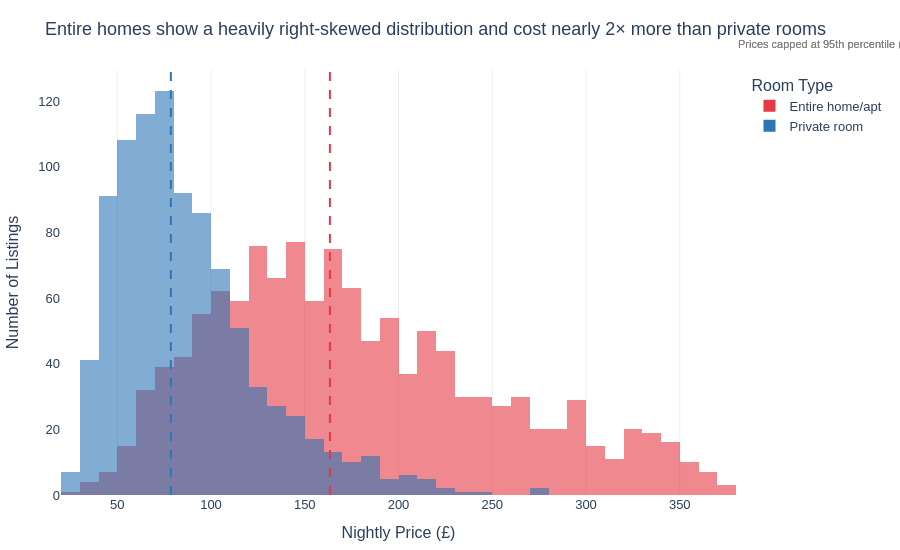

The notebook cell saved with this chart:
### Markdown cell above
## Task 1 — Histogram: price by room type (overlapping distributions)

**What to build:** A histogram showing price distributions for **Entire home/apt vs Private room** (exclude Shared room — too few observations) overlaid on the same chart.

**Requirements:**
- Both room types on the same chart (use `color='room_type'`)
- `barmode='overlay'` with `opacity=0.6` so both distributions are visible
- A vertical line for the median of EACH room type, differently coloured
- Insight title comparing the two distributions

> 💡 `df_cap[df_cap['room_type'].isin(['Entire home/apt','Private room'])]`

### Code cell
# Task 1
# YOUR CODE HERE
# =========================================================
# Task 1 — Histogram: price by room type
# =========================================================

# Filter only Entire home/apt and Private room
df_hist = df_cap[df_cap['room_type'].isin(['Entire home/apt', 'Private room'])]

# Median prices
median_entire = df_hist[df_hist['room_type'] == 'Entire home/apt']['price'].median()
median_private = df_hist[df_hist['room_type'] == 'Private room']['price'].median()

# Histogram
fig = px.histogram(
    df_hist,
    x='price',
    color='room_type',
    nbins=50,
    barmode='overlay',
    opacity=0.6,
    color_discrete_map={
        'Entire home/apt': '#E63946',
        'Private room': '#2E75B6'
    },
    labels={
        'price': 'Nightly Price (£)',
        'room_type': 'Room Type'
    },
    height=550
)

# Median line — Entire home
fig.add_vline(
    x=median_entire,
    line_dash='dash',
    line_color='#E63946',
    line_width=2,
    annotation=dict(
        text=f'Entire home median: £{median_entire:.0f}',
        font=dict(color='#E63946', size=11),
        xanchor='left'
    )
)

# Median line — Private room
fig.add_vline(
    x=median_private,
    line_dash='dash',
    line_color='#2E75B6',
    line_width=2,
    annotation=dict(
        text=f'Private room median: £{median_private:.0f}',
        font=dict(color='#2E75B6', size=11),
        xanchor='left'
    )
)

# Layout improvements
fig.update_layout(
    title='Entire homes show a heavily right-skewed distribution and cost nearly 2× more than private rooms',
    plot_bgcolor='white',
    paper_bgcolor='white',
    font=dict(family='Arial', size=13),
    xaxis=dict(
        title='Nightly Price (£)',
        gridcolor='#EEEEEE'
    ),
    yaxis=dict(
        title='Number of Listings',
        showgrid=False
    ),
    margin=dict(l=60, r=40, t=70, b=40),
    annotations=[
        dict(
            text=f'Prices capped at 95th percentile (£{p95:.0f}) to improve readability',
            xref='paper',
            yref='paper',
            x=1,
            y=1.08,
            showarrow=False,
            font=dict(size=11, color='gray')
        )
    ]
)

fig.show()

### Figure 1 — Plotly figure (JSON) as saved in the notebook; plotly's stock layout.template omitted (floating-point values rounded to 4 significant figures; data arrays with more than 128 entries replaced by an {"elided": "..."} marker saying what was removed)
{"data": [{"bingroup": "x", "hovertemplate": "Room Type=Entire home/apt<br>Nightly Price (£)=%{x}<br>count=%{y}<extra></extra>", "legendgroup": "Entire home/apt", "marker": {"color": "#E63946", "opacity": 0.6, "pattern": {"shape": ""}}, "name": "Entire home/apt", "nbinsx": 50, "orientation": "v", "showlegend": true, "type": "histogram", "x": {"elided": "1251 float values"}, "xaxis": "x", "yaxis": "y"}, {"bingroup": "x", "hovertemplate": "Room Type=Private room<br>Nightly Price (£)=%{x}<br>count=%{y}<extra></extra>", "legendgroup": "Private room", "marker": {"color": "#2E75B6", "opacity": 0.6, "pattern": {"shape": ""}}, "name": "Private room", "nbinsx": 50, "orientation": "v", "showlegend": true, "type": "histogram", "x": {"elided": "942 float values"}, "xaxis": "x", "yaxis": "y"}], "layout": {"annotations": [{"font": {"color": "gray", "size": 11}, "showarrow": false, "text": "Prices capped at 95th percentile (£373) to improve readability", "x": 1, "xanchor": "left", "xref": "paper", "y": 1.08, "yanchor": "top", "yref": "paper"}, {"font": {"color": "gray", "size": 11}, "showarrow": false, "text": "Prices capped at 95th percentile (£373) to improve readability", "x": 1, "xanchor": "left", "xref": "paper", "y": 1.08, "yanchor": "top", "yref": "paper"}], "barmode": "overlay", "font": {"family": "Arial", "size": 13}, "height": 550, "legend": {"title": {"text": "Room Type"}, "tracegroupgap": 0}, "margin": {"b": 40, "l": 60, "r": 40, "t": 70}, "paper_bgcolor": "white", "plot_bgcolor": "white", "shapes": [{"line": {"color": "#E63946", "dash": "dash", "width": 2}, "type": "line", "x0": 163.4, "x1": 163.4, "xref": "x", "y0": 0, "y1": 1, "yref": "y domain"}, {"line": {"color": "#2E75B6", "dash": "dash", "width": 2}, "type": "line", "x0": 78.57, "x1": 78.57, "xref": "x", "y0": 0, "y1": 1, "yref": "y domain"}], "title": {"text": "Entire homes show a heavily right-skewed distribution and cost nearly 2× more than private rooms"}, "xaxis": {"anchor": "y", "domain": [0, 1], "gridcolor": "#EEEEEE", "title": {"text": "Nightly Price (£)"}}, "yaxis": {"anchor": "x", "domain": [0, 1], "showgrid": false, "title": {"text": "Number of Listings"}}}}
